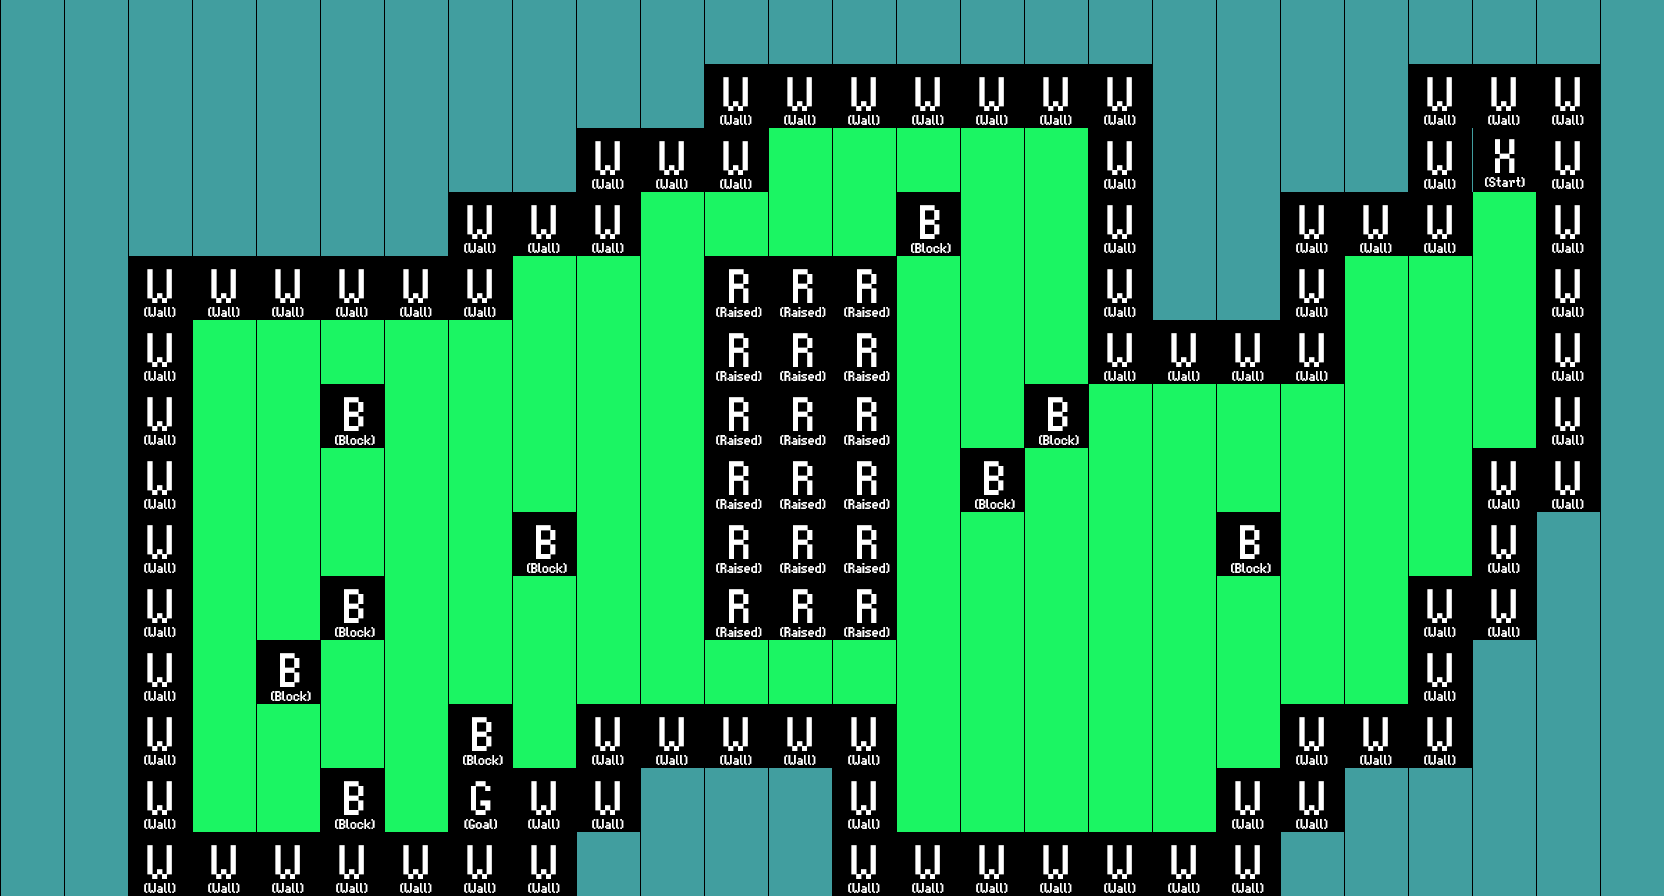

Tiled map render using the project's own tile images. Description and the whole map definition, tile-layer contents included, below:
An orthogonal 26x14 tile map with 64x64 px tiles, 1 tile layer (Tile Layer 1).

<map version="1.0" orientation="orthogonal" renderorder="right-down" width="26" height="14" tilewidth="64" tileheight="64" nextobjectid="1">
 <properties>
  <property name="BestMoves" type="int" value="4" />
 </properties>
 <tileset firstgid="1" source="../tileset.tsx" />
 <layer name="Tile Layer 1" width="26" height="14">
  <data encoding="csv">
9,9,9,9,9,9,9,9,9,9,9,9,9,9,9,9,9,9,9,9,9,9,9,9,9,9,
9,9,9,9,9,9,9,9,9,9,9,1,1,1,1,1,1,1,9,9,9,9,1,1,1,9,
9,9,9,9,9,9,9,9,9,1,1,1,17,17,17,17,17,1,9,9,9,9,1,10,1,9,
9,9,9,9,9,9,9,1,1,1,17,17,17,17,3,17,17,1,9,9,1,1,1,17,1,9,
9,9,1,1,1,1,1,1,17,17,17,4,4,4,17,17,17,1,9,9,1,17,17,17,1,9,
9,9,1,17,17,17,17,17,17,17,17,4,4,4,17,17,17,1,1,1,1,17,17,17,1,9,
9,9,1,17,17,3,17,17,17,17,17,4,4,4,17,17,3,17,17,17,17,17,17,17,1,9,
9,9,1,17,17,17,17,17,17,17,17,4,4,4,17,3,17,17,17,17,17,17,17,1,1,9,
9,9,1,17,17,17,17,17,3,17,17,4,4,4,17,17,17,17,17,3,17,17,17,1,9,9,
9,9,1,17,17,3,17,17,17,17,17,4,4,4,17,17,17,17,17,17,17,17,1,1,9,9,
9,9,1,17,3,17,17,17,17,17,17,17,17,17,17,17,17,17,17,17,17,17,1,9,9,9,
9,9,1,17,17,17,17,3,17,1,1,1,1,1,17,17,17,17,17,17,1,1,1,9,9,9,
9,9,1,17,17,3,17,2,1,1,9,9,9,1,17,17,17,17,17,1,1,9,9,9,9,9,
9,9,1,1,1,1,1,1,1,9,9,9,9,1,1,1,1,1,1,1,9,9,9,9,9,9
</data>
 </layer>
</map>